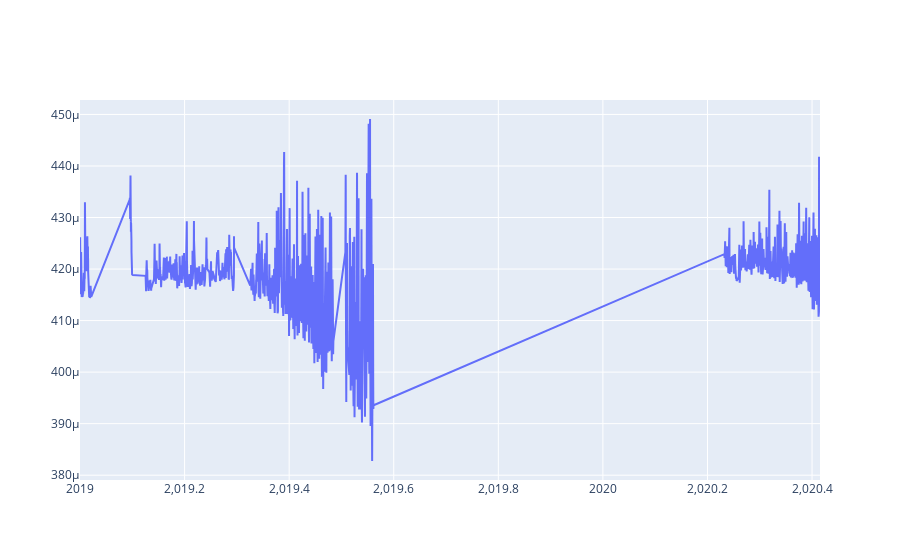

Notebook cell for this chart:
### Code cell
fig = go.Figure([go.Scatter(x=f1['time_decimal'], y=f1['value'])])
fig.show()

### Figure 1 — Plotly figure (JSON) as saved in the notebook; plotly's stock layout.template omitted (floating-point values rounded to 4 significant figures; data arrays with more than 128 entries replaced by an {"elided": "..."} marker saying what was removed)
{"data": [{"type": "scatter", "x": {"elided": "4934 float values"}, "y": {"elided": "4934 float values"}}], "layout": {}}
